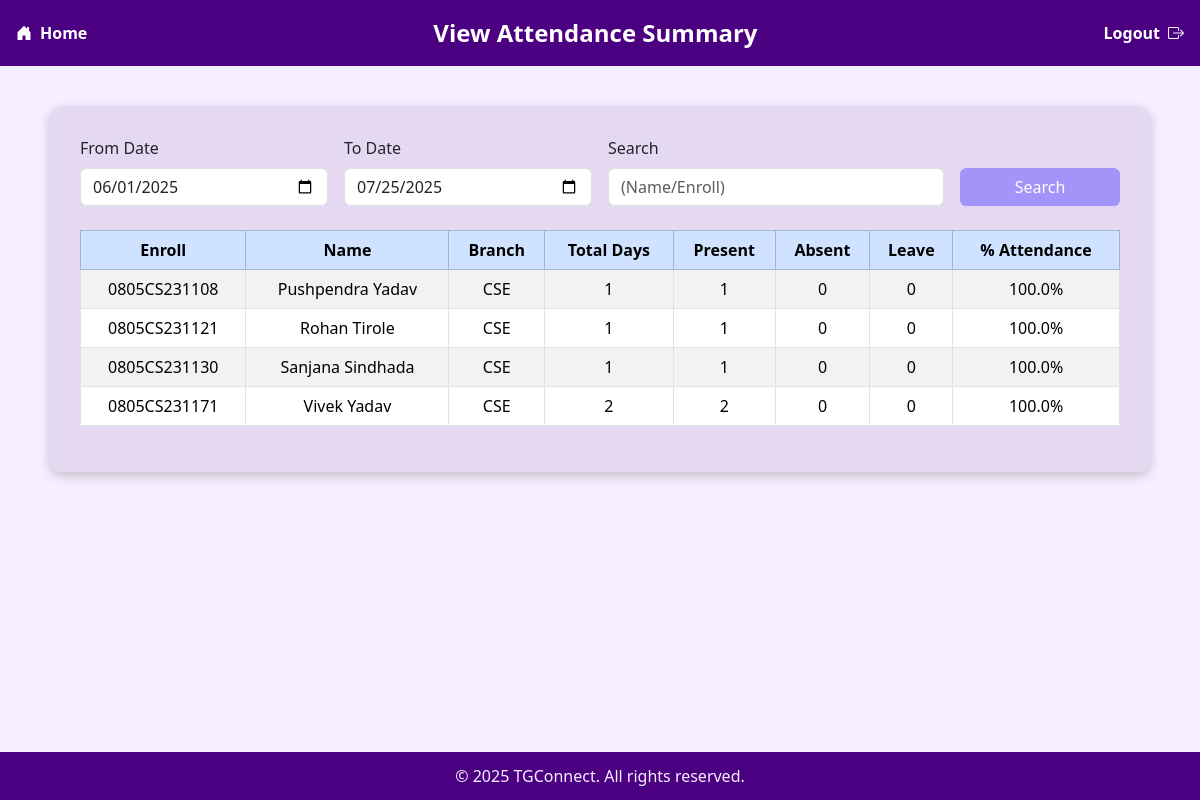
The app's page /view_attendance/ (signed in) with its own data.
### TGConnect/models.py (models this page shows)
class Register(models.Model) :
    enroll=models.CharField(primary_key=True,unique=True)
    name=models.CharField(max_length=50)
    dob=models.DateField()
    gender = models.CharField()
    email=models.EmailField(unique=True)
    mobile=models.IntegerField(unique=True)
    address = models.CharField(max_length=100)
    course = models.CharField(max_length=20)
    branch = models.CharField(max_length=20)
    year = models.CharField(max_length=20)
    password = models.CharField(max_length=10)
    status = models.IntegerField()
    role = models.CharField(max_length=10)
    info = models.CharField(max_length=50)

### TGConnect/views.py (the view)
# urls.py: path('view_attendance/', views.view_attendance),
def view_attendance(request):
    tgid = request.session.get("tid")
    department = request.session.get("tdepartment")
    students = models.Register.objects.filter(branch=department, role="student", status=1)
    today_date = datetime.now().date()
    from_date = request.GET.get("from_date") or "2025-06-01"
    to_date = request.GET.get("to_date") or today_date.strftime("%Y-%m-%d")
    search = request.GET.get("search")
    from_dt = datetime.strptime(from_date, "%Y-%m-%d")
    to_dt = datetime.strptime(to_date, "%Y-%m-%d")
    attendance_data = []
    for student in students:
        if search:
            search = search.strip()
            if search and search.lower() not in student.name.lower() and search not in student.enroll:
                continue
        records = models.Attendance.objects.filter(
            enroll=student.enroll,
            tg_id=tgid,
            date__range=(from_dt, to_dt)
        )
        total_days = records.count()
        present = records.filter(status="Present").count()
        absent = records.filter(status="Absent").count()
        leave = records.filter(status="Leave").count()
        effective_days = total_days - leave
        percentage = (present / effective_days * 100) if effective_days > 0 else 0
        attendance_data.append({
            "enroll": student.enroll,
            "name": student.name,
            "branch": student.branch,
            "total_days": total_days,
            "present": present,
            "absent": absent,
            "leave": leave,
            "percentage": round(percentage, 2)
        })
    attendance_data.sort(key=lambda x: x['name'].lower())
    return render(request, "view_attendance.html", {
        "attendance_data": attendance_data,
        "from_date": from_date,
        "to_date": to_date,
        "search": search,
        "today_date": today_date,
    })

### TGConnect/templates/view_attendance.html (shortened to what this page needs)
{% load static %}
<html>
  <head>
    <link
      href="https://cdn.jsdelivr.net/npm/bootstrap@5.3.3/dist/css/bootstrap.min.css"
      rel="stylesheet"
    />
    <link
      href="https://cdn.jsdelivr.net/npm/bootstrap-icons@1.10.5/font/bootstrap-icons.css"
      rel="stylesheet"
    />
  </head>
  <body>
    <div class="header d-flex justify-content-between align-items-center px-3">
      <a
        href="/tghome/"
        class="text-white text-decoration-none d-flex align-items-center fs-6 mb-2 mb-md-0"
      >
        <i class="bi bi-house-door-fill me-2"></i> Home
      </a>
      <div class="fw-bold fs-4 text-center flex-grow-1">
        View Attendance Summary
      </div>
      <a
        href="/"
        class="text-white text-decoration-none d-flex align-items-center fs-6 mt-2 mt-md-0"
      >
        Logout <i class="bi bi-box-arrow-right ms-2"></i>
      </a>
    </div>
    <div class="form-container">
      <form method="get" class="row g-3 mb-4">
        <div class="col-12 col-md-3">
          <label class="form-label">From Date</label>
          <input
            type="date"
            name="from_date"
            value="{{ from_date }}"
            class="form-control"
            required
          />
        </div>
        <div class="col-12 col-md-3">
          <label class="form-label">To Date</label>
          <input
            type="date"
            name="to_date"
            value="{{ to_date }}"
            class="form-control"
            required
          />
        </div>
        <div class="col-12 col-md-4">
          <label class="form-label">Search</label>
          <input
            type="text"
            name="search"
            value="{{ search|default:'' }}"
            class="form-control"
            placeholder="(Name/Enroll)"
          />
        </div>
        <div class="col-12 col-md-2 d-flex align-items-end">
          <button type="submit" class="btn btn-search w-100">Search</button>
        </div>
      </form>
      {% if attendance_data %}
      <div class="table-responsive">
        <table class="table table-bordered table-striped text-center">
          <thead class="table-primary">
            <tr>
              <th>Enroll</th>
              <th>Name</th>
              <th>Branch</th>
              <th>Total Days</th>
              <th>Present</th>
              <th>Absent</th>
              <th>Leave</th>
              <th>% Attendance</th>
            </tr>
          </thead>
          <tbody>
            {% for row in attendance_data %}
            <tr>
              <td>{{ row.enroll }}</td>
              <td>{{ row.name }}</td>
              <td>{{ row.branch }}</td>
              <td>{{ row.total_days }}</td>
              <td>{{ row.present }}</td>
              <td>{{ row.absent }}</td>
              <td>{{ row.leave }}</td>
              <td>{{ row.percentage }}%</td>
            </tr>
            {% endfor %}
          </tbody>
        </table>
      </div>
      {% else %}
      <div class="alert alert-warning text-center mt-3">
        No attendance records found for selected dates.
      </div>
      {% endif %}
    </div>
    <footer>&copy; 2025 TGConnect. All rights reserved.</footer>
  </body>
</html>

### TGConnect/templates/view_attendance.html (style rules this page uses)
body { background-color: #f5efff; animation: fadeIn 0.8s ease-in-out; margin-bottom: 80px; }
.header { background-color: #4b0082; padding: 15px 20px; color: white; font-size: 1.5rem; font-weight: bold; animation: slideInUp 0.7s ease-in-out; display: flex; justify-content: space-between; align-items: center; flex-wrap: nowrap; gap: 10px; }
.header a { white-space: nowrap; }
.form-container { background-color: #e5d9f2; border-radius: 12px; max-width: 1100px; margin: 40px auto; padding: 30px; box-shadow: 0 4px 12px rgba(0, 0, 0, 0.2); animation: slideInUp 1s ease-out; }
.btn-search { background-color: #a294f9; color: white; }
footer { position: fixed; bottom: 0; width: 100%; height: 3rem; text-align: center; font-size: 1rem; color: #f5efff; background-color: #4b0082; line-height: 3rem; }

### records on screen
Register: enroll "0805CS231108", name "Pushpendra Yadav", branch "CSE"
Register: enroll "0805CS231121", name "Rohan Tirole", branch "CSE"
Register: enroll "0805CS231130", name "Sanjana Sindhada", branch "CSE"
Register: enroll "0805CS231171", name "Vivek Yadav", branch "CSE"

### other values on screen
{{ row.total_days }} "1" "1" "1" "2"
{{ row.present }} "1" "1" "1" "2"
{{ row.absent }} "0" "0" "0" "0"
{{ row.leave }} "0" "0" "0" "0"
{{ row.percentage }} "100.0" "100.0" "100.0" "100.0"
